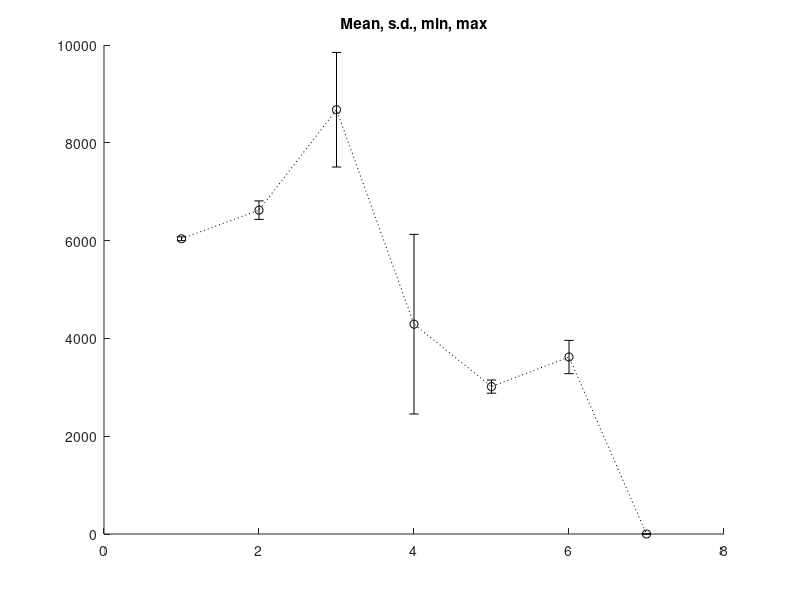

Write the MATLAB code that produced this figure. (Note: this script raises an error after producing the figure.)
%%%%%%%%%%%%%%%%%%%%%%%%%%%%%%%%%%%%%%%%%%%%%%%%%%%%%%%%%%%%%%%%%%%%%
% Show the results of the estimation.
%%%%%%%%%%%%%%%%%%%%%%%%%%%%%%%%%%%%%%%%%%%%%%%%%%%%%%%%%%%%%%%%%%%%%

clc
close all

load results.mat

figure;
hold on
title('Mean, s.d., min, max')
errorbar(WD,results(:,1),results(:,2),':ok','LineWidth',LW,'MarkerSize',MS)
plot(WD,results(:,3),'xb','LineWidth',LW,'MarkerSize',MS)
plot(WD,results(:,4),'+r','LineWidth',LW,'MarkerSize',MS)
xlabel('Days of the week (start on Monday)')
ylabel('Estimation of spend')
legend('Mean','min','max')
hold off
grid

disp('The estimation for the spend values to next week is:')
WD = 'MTWTFSS';
for i=1:7
    disp([WD(i) ': ' num2str(results(i,1),'%.2f') ' (+-' num2str(results(i,2),'%.2f'),').' ]);
end